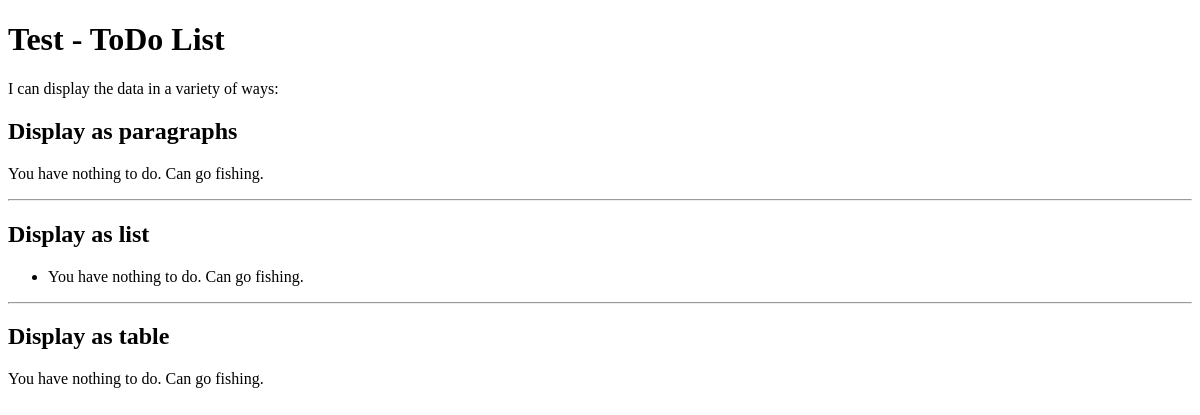
The app's page /todo, older data.
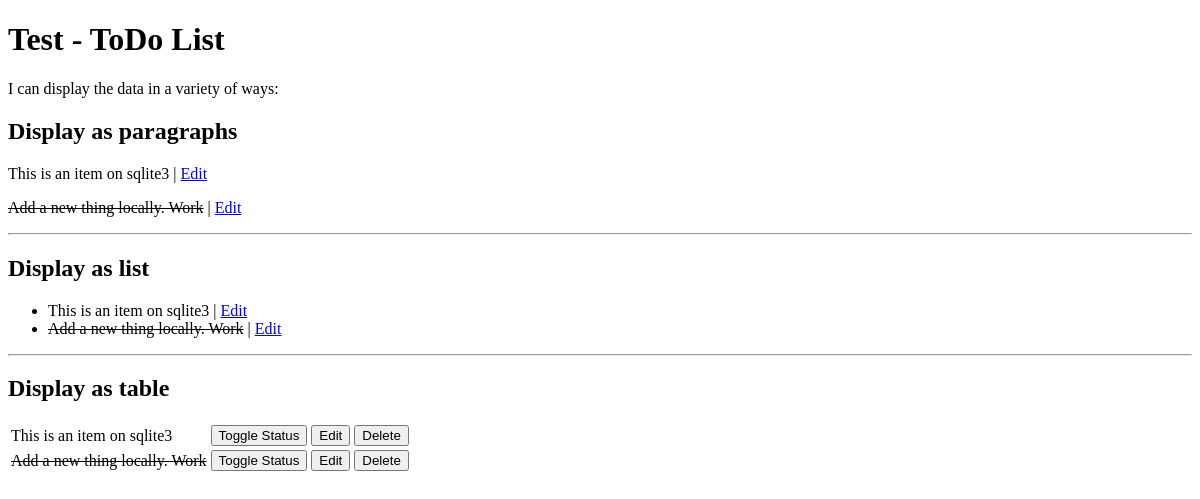
The same page, newer data.
### testing/models.py (models this page shows, shortened)
class Item(models.Model):
    name = models.CharField(max_length=30, blank=False)
    done = models.BooleanField(blank=False, default=False)

### testing/views.py (the view)
# urls.py: url(r'^todo$', test_todo_list),
def test_todo_list(request):
    results = Item.objects.all()
    return render(request, 'todo_list.html', {'items': results})

### testing/templates/todo_list.html (shortened to what this page needs)
<!DOCTYPE html>
<html lang="en">
<head>
</head>
<body>
    <h1>Test - ToDo List</h1>
    I can display the data in a variety of ways:
    <h2>Display as paragraphs</h2>
    {% for item in items %}
        {% if item.done %}
            <p>
                <strike>{{ item.name }}</strike> | <a href="#">Edit</a>
            </p>
        {% else %}
            <p>
                {{ item.name }} | <a href="#">Edit</a>
            </p>
        {% endif %}
        {% empty %}
        <p>You have nothing to do. Can go fishing.</p>
    {% endfor %}
    <hr>
    <h2>Display as list</h2>
        <ul>
        {% for item in items %}
            <li>
                {% if item.done %}
                    <strike>{{ item.name }}</strike> | <a href="#">Edit</a>
                {% else %}
                    {{ item.name }} | <a href="#">Edit</a>
                {% endif %}
            </li>
            {% empty %}
            <li>You have nothing to do. Can go fishing.</li>
        {% endfor %}
        </ul>
    <hr>
    <h2>Display as table</h2>
    <table>
        {% for item in items %}
        <tr>
            {% if item.done %}
            <td><strike>{{ item.name }}</strike></td>
            {% else %}
            <td>{{ item.name }}</td>
            {% endif %}
            <td>
                <form method="POST" action="toggle/{{ item.id }}">
                    <input type="submit" value="Toggle Status">
                </form>
            </td>
            <td>
                <form method="GET" action="edit/{{ item.id }}"><input type="submit" value="Edit"></form>
            </td>
            <td>
                <form method="POST" action="delete/{{ item.id }}">
                    <input type="submit" value="Delete">
                </form>
            </td>
        </tr>
        {% empty %}
        <p>You have nothing to do. Can go fishing.</p>
        {% endfor %}
    </table>
</body>
</html>

Row changes from the older to the newer data that the page shows:
added Item: name "This is an item on sqlite3"
added Item: name "Add a new thing locally. Work"
Text that changed along with them:
text no longer shown: "You have nothing to do. Can go fishing. You have nothing to do. Can go fishing. You have nothing to do. Can go fishing."
